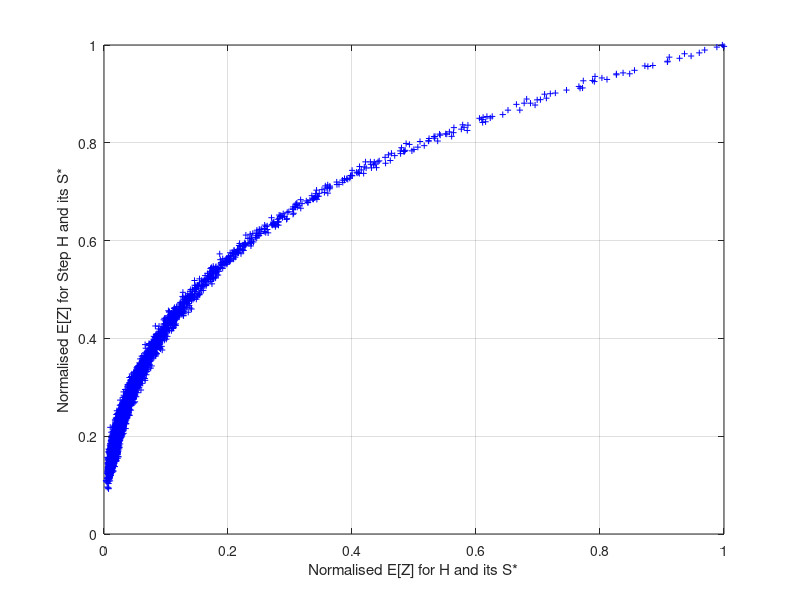

The MATLAB source for this figure:
n = 1000;

for i=1:5000
    H = 1.1.^randi(i+60,1,n); H = H / sum(H);
    S = sqrt(H); S = S / sum(S);
    
    lidx = find(H <= 1/n);
    uidx = setdiff(1:n,lidx);

    H_d(lidx) = sum(H(lidx))/length(lidx);
    H_d(uidx) = sum(H(uidx))/length(uidx);
    
    S_d = sqrt(H_d); S = S / sum(S);
    
    A(i,1) = sum(H ./ S) - 1;
    A(i,2) = sum(H_d ./ S_d) - 1;
end

scatter(A(:,1)/max(A(:,1)),A(:,2)/max(A(:,2)),20,'b','+');
xlabel('Normalised E[Z] for H and its S*');
ylabel('Normalised E[Z] for Step H and its S*');
grid on;
box on;